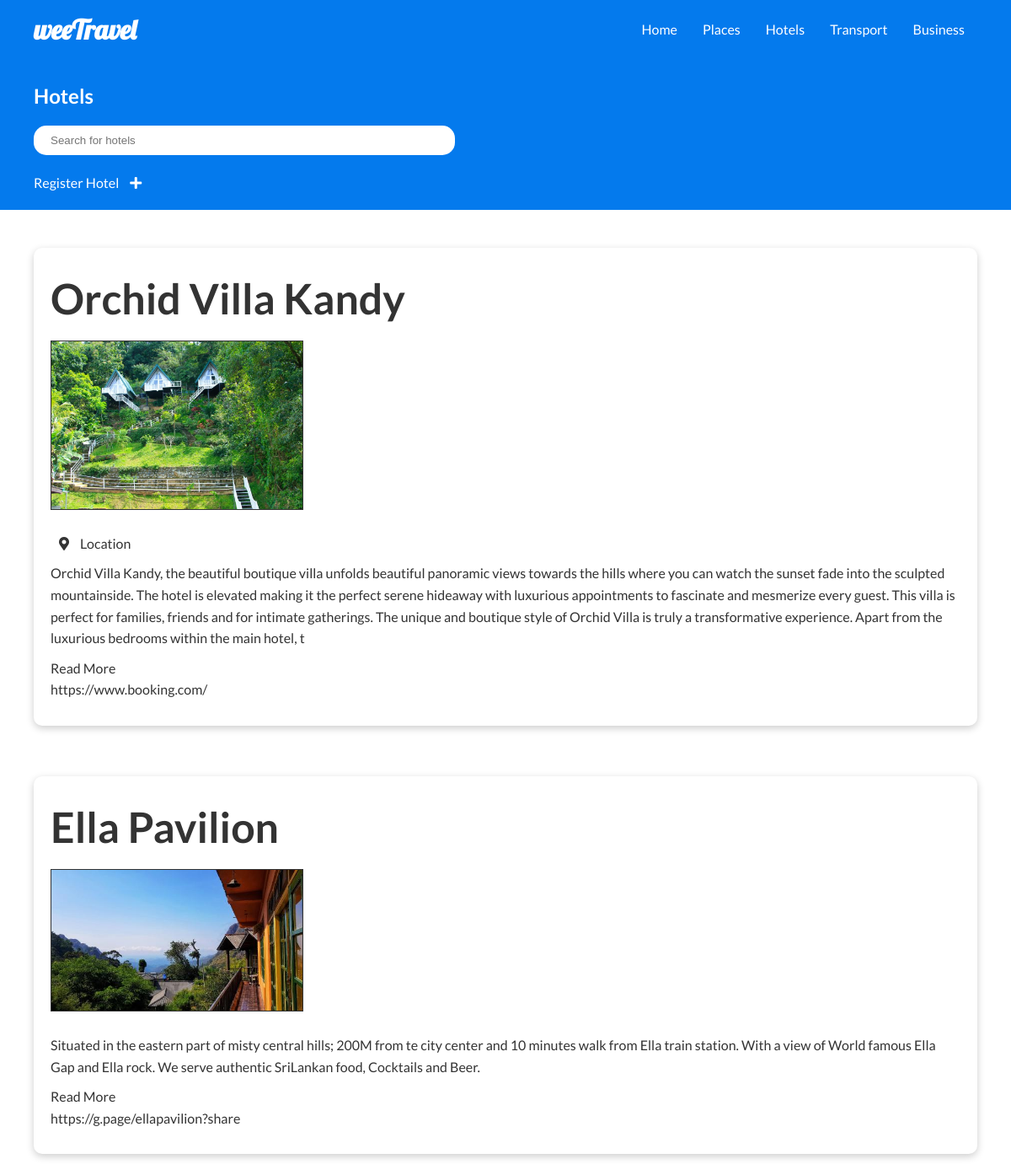
Page /hotels.php on the committed database.
### tables this page shows
CREATE TABLE `hotels` (
  `id` varchar(8) NOT NULL,
  `title` varchar(512) NOT NULL,
  `description` longtext NOT NULL,
  `image` varchar(2048) DEFAULT NULL,
  `location` varchar(512) DEFAULT NULL,
  `article` varchar(512) DEFAULT NULL,
  `reference` varchar(512) NOT NULL,
  `password` varchar(16) NOT NULL,
  `create_date` datetime NOT NULL
);

### hotels.php (the view, shortened to what this page needs)
<?php
    require_once "loaddata.php";
    require_once "header.php";
    $statement = $pdo->prepare('SELECT * FROM hotels ORDER BY create_date DESC');
    $statement->execute();
    $hotels = $statement->fetchAll(PDO::FETCH_ASSOC);
?>
    <section class="searchbar">
        <div class="container">
            <h2>Hotels</h2>
            <div class="search-inputs">
                <input type="text" maxlength="20" placeholder="Search for hotels" id="filter">
            </div>
            <a href="createform.php">Register Hotel</a>
            <i class="fas fa-plus"></i>
        </div>
    </section>
    <section class="content">
        <div class="container">
            <div class="grid" id="content-list">
                <?php foreach ($hotels as $hotel): ?>
                <div class="card">
                    <h2><?php echo $hotel['title']; ?></h2>
                    <?php if ($hotel['image']){ ?>
                        <img src="<?php echo $hotel['image'] ?>">
                    <?php } else { ?>
                        <img src="images/altImage.png">
                    <?php } ?>
                    <div class="details">
                        <?php if ($hotel['location']): ?>
                            <i class="fas fa-map-marker-alt"></i>
                            <a href="<?php echo $hotel['location']; ?>" target="_blank">Location</a>
                        <?php endif; ?>
                        <p><?php echo $hotel['description']; ?></p>
                        <ul>
                            <?php if ($hotel['article']): ?>
                                <li>
                                    <a href="<?php echo $hotel['article']; ?>" target="_blank">Read More</a>
                                </li>
                            <?php endif; ?>
                            <li>
                                <a href="<?php echo $hotel['reference']; ?>" target="_blank"><?php echo $hotel['reference']; ?></a>
                            </li>
                        </ul>
                    </div>
                </div>
                <?php endforeach; ?>
            </div>
        </div>
    </section>
    </body>
</html>

### header.php (shortened to what this page needs)
<!DOCTYPE html>
<html lang="en">
<head>
    <link rel="stylesheet" href="https://cdnjs.cloudflare.com/ajax/libs/font-awesome/5.15.4/css/all.min.css" />
    <link rel="stylesheet" href="utilities.css">
    <link rel="stylesheet" href="style.css">
</head>
<body>
    <header class="navbar">
        <div class="container flex">
            <h1>weeTravel</h1>
            <nav>
                <ul>
                    <li><a href="home.php">Home</a></li>
                    <li><a href="places.php">Places</a></li>
                    <li><a href="hotels.php">Hotels</a></li>
                    <li><a href="transport.php">Transport</a></li>
                    <li><a href="business.php">Business</a></li>
                </ul>
            </nav>
        </div>
    </header>

### utilities.css (style rules this page uses)
.container { max-width: 1336px; margin: 0 auto; overflow: auto; padding: 0 40px; }
.flex { display: flex; justify-content: center; align-items: center; height: 100%; }
.grid { display: grid; grid-template-columns: repeat(2, 1fr); gap: 20px; justify-content: center; align-items: center; height: 100%; }

### style.css (style rules this page uses)
* { box-sizing: border-box; margin: 0; padding: 0; }
:root { --bg-color : #047aed; --text-color : #333; }
body { font-family: 'Lato', sans-serif; color: var(--text-color); line-height: 1.6; }
ul { list-style-type: none; }
a { text-decoration: none; color: var(--text-color); }
h1, h2, h3 { line-height: 1.2; margin: 10px 0; }
p { margin: 10px 0; }
img { width: 100%; height: auto; }
input { border: none; }
.card { background-color: #fff; color: var(--text-color); border-radius: 10px; box-shadow: 0 3px 10px rgba(0, 0, 0, 0.2); }
.card i { margin: 0 10px; }
.search-inputs { margin: 10px 0; }
.search-inputs input[type="text"], .search-inputs input[type="password"] { width: 500px; margin: 10px 0; padding: 10px 20px; border-radius: 15px; }
.navbar { background-color: var(--bg-color); color: #fff; height: 70px; }
.navbar .flex { justify-content: space-between; }
.navbar h1 { font-family: 'Lobster', sans-serif; }
.navbar ul { display: flex; }
.navbar a { color: #fff; padding: 10px; margin: 0 5px; }
.searchbar { background-color: var(--bg-color); color: #fff; padding: 20px 0; }
.searchbar a { color: #fff; }
.searchbar i { margin: 0 10px; }
.content { margin-top: 20px; height: 700px; }
.content .grid { grid-template-columns: 1fr; gap: 10px; }
.content .card { padding: 20px; margin: 25px 0; }
.content h2 { font-size: 50px; }
.content img { width: 300px; height: auto; margin: 10px 0; border: 1px solid var(--text-color); }
.details { margin: 10px 0; }

### rows in the picture
hotels: title "Orchid Villa Kandy", image (picture), description "Orchid Villa Kandy, the beautiful boutique villa unfolds beautiful panoramic views towards the hills where you can watch the sunset fade into the sculpted mountainside. The hotel is elevated making it the perfect serene hideaway with luxurious appointments to fascinate and mesmerize every guest. This villa is perfect for families, friends and for intimate gatherings. The unique and boutique style of Orchid Villa is truly a transformative experience. Apart from the luxurious bedrooms within the main hotel, t", reference "https://www.booking.com/"
hotels: title "Ella Pavilion", image (picture), description "Situated in the eastern part of misty central hills; 200M from te city center and 10 minutes walk from Ella train station. With a view of World famous Ella Gap and Ella rock. We serve authentic SriLankan food, Cocktails and Beer.", reference "https://g.page/ellapavilion?share"
